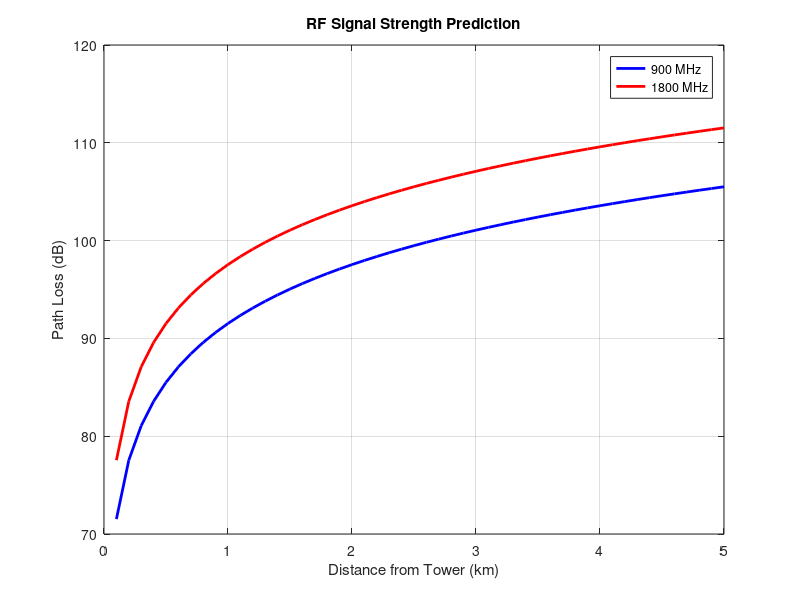

This figure's MATLAB source:
clc
clear
close all

% Distance from tower (km)
d = 0.1:0.1:5;

% Frequency values (MHz)
f1 = 900;
f2 = 1800;

% Path Loss Calculation
PL1 = 20*log10(d) + 20*log10(f1) + 32.44;
PL2 = 20*log10(d) + 20*log10(f2) + 32.44;

% Plot Graph
plot(d,PL1,'b','LineWidth',2)
hold on
plot(d,PL2,'r','LineWidth',2)

xlabel('Distance from Tower (km)')
ylabel('Path Loss (dB)')
title('RF Signal Strength Prediction')

legend('900 MHz','1800 MHz')

grid on
